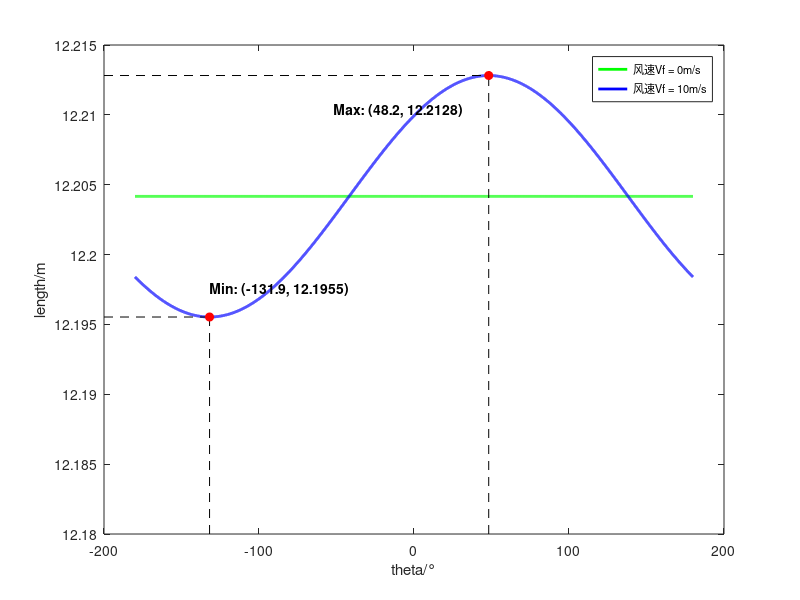

MATLAB code to generate this figure: (Note: this script raises an error after producing the figure.)
clear;
start_velocity= [10.5,10.1,9.9,9.3,9.1,9.9,8.1,8.3,8.2,8.2,8.1,8.0,7.7,7.1,6.9,6.0];
start_angle = [33,34,35,36,31,35,35,32,33,36,35,37,28,35,34,36];
%模型
%fun = @(p,X)X(:,1).*cosd(X(:,2)).*();                       %x轴向，一阶量
%fun = @(p,X)p(3)*0.5./X(:,4).*().*(().^2);                  %x轴向，二阶量
%fun = @(p,X)-X(:,3) + X(:,1).*cosd(X(:,2));                  %水平风
%fun = @(p,X) -X(:,3).*cosd(X(:,5)) +X(:,1).*cosd(X(:,2));     %任意方向
%t = @(p,X)(X(:,1).*sind(X(:,2)) +((X(:,1).*sind(X(:,2))).^2+2*p(2).*()).^0.5)./(); %时间量
%t = @(p,X) p(1) - p(3)*X(:,3).*sind(X(:,5))./X(:,4);                      %p(1)修正
%t = @(p,X)(X(:,1).*sind(X(:,2)) +((X(:,1).*sind(X(:,2))).^2+2*p(2).*(p(1) - p(3)*X(:,3).*sind(X(:,5))./X(:,4))).^0.5)./(p(1) - p(3)*X(:,3).*sind(X(:,5))./X(:,4)); %时间量
%t1 = @(p,X)(X(:,1).*sind(X(:,2)) +((X(:,1).*sind(X(:,2))).^2+2*p(2)*p(1)).^0.5)/p(1);
%t2 = @(p,X)(X(:,1).*sind(X(:,2)) +((X(:,1).*sind(X(:,2))).^2+2*p(2).*(p(1) - p(3)*X(:,3)./X(:,4))).^0.5)./(p(1) - p(3)*X(:,3)./X(:,4));
fun = @(p,X)X(:,1).*cosd(X(:,2)).*((X(:,1).*sind(X(:,2)) +((X(:,1).*sind(X(:,2))).^2+2*p(2).*(p(1) - p(3)*X(:,3).*sind(X(:,5))./X(:,4))).^0.5)./(p(1) - p(3)*X(:,3).*sind(X(:,5))./X(:,4))) - p(3)*0.5./X(:,4).*(-X(:,3).*cosd(X(:,5)) +X(:,1).*cosd(X(:,2))).*(((X(:,1).*sind(X(:,2)) +((X(:,1).*sind(X(:,2))).^2+2*p(2).*(p(1) - p(3)*X(:,3).*sind(X(:,5))./X(:,4))).^0.5)./(p(1) - p(3)*X(:,3).*sind(X(:,5))./X(:,4))).^2);
Pi = 3.14;
k0 = 0.5*0.53*1.293*((0.05)^2)*Pi;
p = [9.81,1.5,0.0003];
v = start_velocity(1);
a = start_angle(1);
m = 0.5;

%风速固定时，落地距离与风向的关系图




c_theta = -180:0.1:180;
c_vf = zeros(size(c_theta));
c_vf(:) = 0;
c_velocity = zeros(size(c_theta));
c_velocity(:) = v;
c_angle = zeros(size(c_theta));
c_angle(:) = a;
c_m = zeros(size(c_theta));
c_m(:) = m;


c_l = fun(p,[c_velocity',c_angle',c_vf',c_m',c_theta']);
%x1 = fun(p,[v,a,0,0.5,0]);
figure;
plot(c_theta,c_l, 'LineWidth', 2,'Color', 'g');
hold on ;
c_vf(:) = 10;
c_l = fun(p,[c_velocity',c_angle',c_vf',c_m',c_theta']);
plot(c_theta,c_l, 'LineWidth', 2,'Color', 'b');


[max_val, max_idx] = max(c_l);
[min_val, min_idx] = min(c_l);

hold on;

line([-200, c_theta(max_idx)], [max_val, max_val], 'LineStyle', '--', 'Color', 'k');
line([-200, c_theta(min_idx)], [min_val, min_val], 'LineStyle', '--', 'Color', 'k');
line([c_theta(max_idx), c_theta(max_idx)], [12.18, max_val], 'LineStyle', '--', 'Color', 'k');
line([c_theta(min_idx), c_theta(min_idx)], [12.18, min_val], 'LineStyle', '--', 'Color', 'k');


text(c_theta(max_idx)-100, max_val-0.0025, ['Max: (', num2str(c_theta(max_idx)), ', ', num2str(max_val), ')'], 'FontSize', 10, 'FontWeight', 'bold');
text(c_theta(min_idx), min_val+0.002, ['Min: (', num2str(c_theta(min_idx)), ', ', num2str(min_val), ')'], 'FontSize', 10, 'FontWeight', 'bold');


plot(c_theta(max_idx), max_val, 'ro', 'MarkerFaceColor', 'r');
plot(c_theta(min_idx), min_val, 'ro', 'MarkerFaceColor', 'r');
hold on;



xlabel('theta/°');
ylabel('length/m');
legend('风速Vf = 0m/s', '风速Vf = 10m/s', 'FontSize', 8);

fig = gcf;
fig.PaperPositionMode = 'auto';
fig_pos = fig.PaperPosition;
fig.PaperSize = [fig_pos(3),fig_pos(4)];
%figure;
%c_vf = -10:0.1:10;
%c_velocity = zeros(size(c_vf));
%c_velocity(:) = v;
%c_angle = zeros(size(c_vf));
%c_angle(:) = a;
%c_m = zeros(size(c_vf));
%c_m(:) = m;
%c_theta = zeros(size(c_vf));
%c_theta(:) = 0;
%c_l = fun(p,[c_velocity',c_angle',c_vf',c_m',c_theta']);
%plot(c_vf,c_l);

%指定出手角度，出手速度，质量时三维关系作图
figure;
theta_range = -180:0.1:180;
vf_range = 0:0.1:20;
[c_theta, c_vf] = meshgrid(theta_range, vf_range);

v = start_velocity(1);
a = start_angle(1);
m = 0.5;

c_velocity = ones(size(c_theta)) * v;
c_angle = ones(size(c_theta)) * a;
c_m = ones(size(c_theta)) * m;

c_l = fun(p, [c_velocity(:), c_angle(:), c_vf(:), c_m(:), c_theta(:)]);
c_l = reshape(c_l, size(c_theta));

surf(c_theta, c_vf, c_l, 'EdgeColor', 'none');
xlabel('theta/°');
ylabel('vf/(m/s)');
zlabel('length/m');

fig = gcf;
fig.PaperPositionMode = 'auto';
fig_pos = fig.PaperPosition;
fig.PaperSize = [fig_pos(3),fig_pos(4)];


%最佳出手角与风速、风向间的关系图

theta_range = -180:0.1:180;
vf_range = 0:0.1:20;
[c_theta, c_vf] = meshgrid(theta_range, vf_range);
velocity = 8;
m = 0.5;
angle_best(size(theta_range),size(vf_range)) = 0;
opts = statset('nlinfit');
opts.RobustWgtFun = 'bisquare';
for i = 1:size(theta_range')
    for j = 1:size(vf_range')
        objective = @(angle) -fun(p,[velocity,angle,vf_range(j),m,theta_range(i)]);
        angle_best(i,j) = fminbnd(objective, 0, 90, opts);
    end
end
figure;
surf(c_theta, c_vf, angle_best', 'EdgeColor', 'none');
xlabel('theta/°');
ylabel('vf/(m/s)');
zlabel('best-angle/°');
fig = gcf;
fig.PaperPositionMode = 'auto';
fig_pos = fig.PaperPosition;
fig.PaperSize = [fig_pos(3),fig_pos(4)];